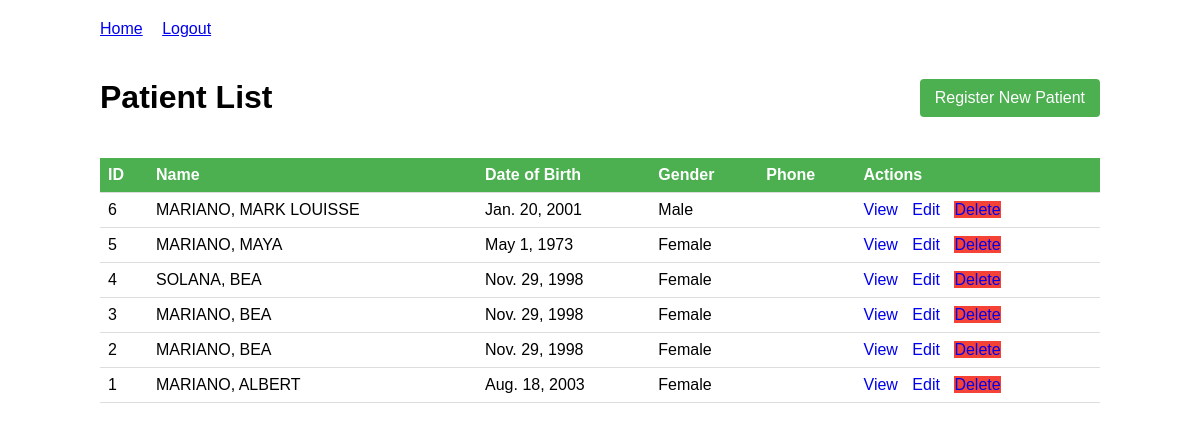
Page /patients/patient/list/ (signed in) on the committed database.
### patients/models.py (models this page shows, shortened)
class Patient(models.Model):
    GENDER_CHOICES = [
        ('M', 'Male'),
        ('F', 'Female'),
        ('O', 'Other'),
    ]
    first_name = models.CharField(max_length=100)
    middle_name = models.CharField(max_length=100, default='NO_MIDDLE_NAME')
    last_name = models.CharField(max_length=100)
    gender = models.CharField(max_length=1, choices=GENDER_CHOICES)
    date_of_birth = models.DateField()
    created_at = models.DateTimeField(auto_now_add=True)
    updated_at = models.DateTimeField(auto_now=True)

### patients/views.py (the view)
# urls.py: path('patient/list/', views.PatientListView.as_view(), name='patient_list'),
@method_decorator(login_required, name='dispatch')
class PatientListView(ListView):
    model = Patient
    template_name = 'patients/patient_list.html'
    context_object_name = 'patients'
    ordering = ['-created_at']

### patients/templates/patients/patient_list.html (shortened to what this page needs)
<!DOCTYPE html>
<html>
<head>
</head>
<body>
    <div class="nav">
        <a href="{% url 'patient_list' %}">Home</a>
        <a href="{% url 'logout' %}">Logout</a>
    </div>
    <div class="header">
        <h1>Patient List</h1>
        <a href="{% url 'patient_new' %}" class="btn">Register New Patient</a>
    </div>
    {% if patients %}
    <table>
        <thead>
            <tr>
                <th>ID</th>
                <th>Name</th>
                <th>Date of Birth</th>
                <th>Gender</th>
                <th>Phone</th>
                <th>Actions</th>
            </tr>
        </thead>
        <tbody>
            {% for patient in patients %}
            <tr>
                <td>{{ patient.id }}</td>
                <td>{{ patient.last_name }}, {{ patient.first_name }}</td>
                <td>{{ patient.date_of_birth }}</td>
                <td>{{ patient.get_gender_display }}</td>
                <td>{{ patient.phone_number }}</td>
                <td class="action-links">
                    <a href="{% url 'patient_detail' patient.id %}">View</a>
                    <a href="{% url 'patient_edit' patient.id %}">Edit</a>
                    <a href="{% url 'patient_delete' patient.id %}" class="btn-danger">Delete</a>
                </td>
            </tr>
            {% endfor %}
        </tbody>
    </table>
    {% else %}
    <p>No patients registered yet.</p>
    {% endif %}
</body>
</html>

### patients/templates/patients/patient_list.html (style rules this page uses)
body { font-family: Arial, sans-serif; max-width: 1000px; margin: 0 auto; padding: 20px; }
table { width: 100%; border-collapse: collapse; }
th, td { padding: 8px; text-align: left; border-bottom: 1px solid #ddd; }
th { background-color: #4CAF50; color: white; }
.action-links a { margin-right: 10px; text-decoration: none; }
.header { display: flex; justify-content: space-between; align-items: center; margin-bottom: 20px; }
.btn { background-color: #4CAF50; color: white; padding: 10px 15px; border: none; border-radius: 4px; cursor: pointer; text-decoration: none; }
.btn-danger { background-color: #f44336; }
.nav { margin-bottom: 20px; }
.nav a { margin-right: 15px; }

### rows in the picture
Patient: id "6", last_name "MARIANO", first_name "MARK LOUISSE", date_of_birth "Jan. 20, 2001", gender "Male"
Patient: id "5", last_name "MARIANO", first_name "MAYA", date_of_birth "May 1, 1973", gender "Female"
Patient: id "4", last_name "SOLANA", first_name "BEA", date_of_birth "Nov. 29, 1998", gender "Female"
Patient: id "3", last_name "MARIANO", first_name "BEA", date_of_birth "Nov. 29, 1998", gender "Female"
Patient: id "2", last_name "MARIANO", first_name "BEA", date_of_birth "Nov. 29, 1998", gender "Female"
Patient: id "1", last_name "MARIANO", first_name "ALBERT", date_of_birth "Aug. 18, 2003", gender "Female"
